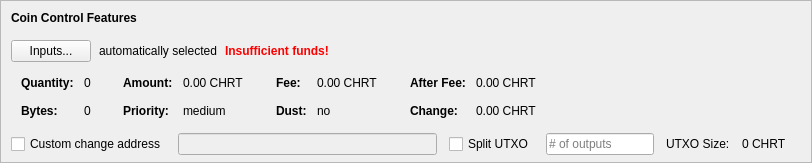
    <widget class="QFrame" name="frameCoinControl">
     <property name="sizePolicy">
      <sizepolicy hsizetype="Expanding" vsizetype="Expanding">
       <horstretch>0</horstretch>
       <verstretch>0</verstretch>
      </sizepolicy>
     </property>
     <property name="maximumSize">
      <size>
       <width>16777215</width>
       <height>16777215</height>
      </size>
     </property>
     <property name="frameShape">
      <enum>QFrame::StyledPanel</enum>
     </property>
     <property name="frameShadow">
      <enum>QFrame::Sunken</enum>
     </property>
     <layout class="QVBoxLayout" name="verticalLayoutCoinControl2">
      <property name="spacing">
       <number>0</number>
      </property>
      <property name="leftMargin">
       <number>0</number>
      </property>
      <property name="topMargin">
       <number>0</number>
      </property>
      <property name="rightMargin">
       <number>0</number>
      </property>
      <property name="bottomMargin">
       <number>6</number>
      </property>
      <item>
       <layout class="QVBoxLayout" name="verticalLayoutCoinControl" stretch="0,0,0,0,1">
        <property name="spacing">
         <number>0</number>
        </property>
        <property name="leftMargin">
         <number>10</number>
        </property>
        <property name="topMargin">
         <number>10</number>
        </property>
        <item>
         <layout class="QHBoxLayout" name="horizontalLayoutCoinControl1">
          <property name="bottomMargin">
           <number>15</number>
          </property>
          <item>
           <widget class="QLabel" name="labelCoinControlFeatures">
            <property name="sizePolicy">
             <sizepolicy hsizetype="Preferred" vsizetype="Maximum">
              <horstretch>0</horstretch>
              <verstretch>0</verstretch>
             </sizepolicy>
            </property>
            <property name="font">
             <font>
              <weight>75</weight>
              <bold>true</bold>
             </font>
            </property>
            <property name="styleSheet">
             <string notr="true">font-weight:bold;</string>
            </property>
            <property name="text">
             <string>Coin Control Features</string>
            </property>
           </widget>
          </item>
         </layout>
        </item>
        <item>
         <layout class="QHBoxLayout" name="horizontalLayoutCoinControl2" stretch="0,0,0,0">
          <property name="spacing">
           <number>8</number>
          </property>
          <property name="bottomMargin">
           <number>10</number>
          </property>
          <item>
           <widget class="QPushButton" name="pushButtonCoinControl">
            <property name="styleSheet">
             <string notr="true"/>
            </property>
            <property name="text">
             <string>Inputs...</string>
            </property>
            <property name="autoDefault">
             <bool>false</bool>
            </property>
           </widget>
          </item>
          <item>
           <widget class="QLabel" name="labelCoinControlAutomaticallySelected">
            <property name="text">
             <string>automatically selected</string>
            </property>
            <property name="margin">
             <number>5</number>
            </property>
           </widget>
          </item>
          <item>
           <widget class="QLabel" name="labelCoinControlInsuffFunds">
            <property name="font">
             <font>
              <weight>75</weight>
              <bold>true</bold>
             </font>
            </property>
            <property name="styleSheet">
             <string notr="true">color:red;font-weight:bold;</string>
            </property>
            <property name="text">
             <string>Insufficient funds!</string>
            </property>
            <property name="margin">
             <number>5</number>
            </property>
           </widget>
          </item>
          <item>
           <spacer name="horizontalSpacerCoinControl">
            <property name="orientation">
             <enum>Qt::Horizontal</enum>
            </property>
            <property name="sizeHint" stdset="0">
             <size>
              <width>40</width>
              <height>1</height>
             </size>
            </property>
           </spacer>
          </item>
         </layout>
        </item>
        <item>
         <widget class="QWidget" name="widgetCoinControl" native="true">
          <property name="sizePolicy">
           <sizepolicy hsizetype="Preferred" vsizetype="Preferred">
            <horstretch>0</horstretch>
            <verstretch>0</verstretch>
           </sizepolicy>
          </property>
          <property name="minimumSize">
           <size>
            <width>0</width>
            <height>0</height>
           </size>
          </property>
          <property name="styleSheet">
           <string notr="true"/>
          </property>
          <layout class="QHBoxLayout" name="horizontalLayoutCoinControl5">
           <property name="leftMargin">
            <number>0</number>
           </property>
           <property name="topMargin">
            <number>0</number>
           </property>
           <property name="rightMargin">
            <number>0</number>
           </property>
           <property name="bottomMargin">
            <number>0</number>
           </property>
           <item>
            <layout class="QHBoxLayout" name="horizontalLayoutCoinControl3" stretch="0,0,0,1">
             <property name="spacing">
              <number>20</number>
             </property>
             <property name="topMargin">
              <number>0</number>
             </property>
             <property name="bottomMargin">
              <number>10</number>
             </property>
             <item>
              <layout class="QFormLayout" name="formLayoutCoinControl1">
               <property name="horizontalSpacing">
                <number>10</number>
               </property>
               <property name="verticalSpacing">
                <number>14</number>
               </property>
               <property name="leftMargin">
                <number>10</number>
               </property>
               <property name="topMargin">
                <number>4</number>
               </property>
               <property name="rightMargin">
                <number>6</number>
               </property>
               <item row="0" column="0">
                <widget class="QLabel" name="labelCoinControlQuantityText">
                 <property name="font">
                  <font>
                   <weight>75</weight>
                   <bold>true</bold>
                  </font>
                 </property>
                 <property name="text">
                  <string>Quantity:</string>
                 </property>
                 <property name="margin">
                  <number>0</number>
                 </property>
                </widget>
               </item>
               <item row="0" column="1">
                <widget class="QLabel" name="labelCoinControlQuantity">
                 <property name="cursor">
                  <cursorShape>IBeamCursor</cursorShape>
                 </property>
                 <property name="contextMenuPolicy">
                  <enum>Qt::ActionsContextMenu</enum>
                 </property>
                 <property name="text">
                  <string notr="true">0</string>
                 </property>
                 <property name="margin">
                  <number>0</number>
                 </property>
                 <property name="textInteractionFlags">
                  <set>Qt::LinksAccessibleByMouse|Qt::TextSelectableByKeyboard|Qt::TextSelectableByMouse</set>
                 </property>
                </widget>
               </item>
               <item row="1" column="0">
                <widget class="QLabel" name="labelCoinControlBytesText">
                 <property name="font">
                  <font>
                   <weight>75</weight>
                   <bold>true</bold>
                  </font>
                 </property>
                 <property name="text">
                  <string>Bytes:</string>
                 </property>
                </widget>
               </item>
               <item row="1" column="1">
                <widget class="QLabel" name="labelCoinControlBytes">
                 <property name="cursor">
                  <cursorShape>IBeamCursor</cursorShape>
                 </property>
                 <property name="contextMenuPolicy">
                  <enum>Qt::ActionsContextMenu</enum>
                 </property>
                 <property name="text">
                  <string notr="true">0</string>
                 </property>
                 <property name="textInteractionFlags">
                  <set>Qt::LinksAccessibleByMouse|Qt::TextSelectableByKeyboard|Qt::TextSelectableByMouse</set>
                 </property>
                </widget>
               </item>
              </layout>
             </item>
             <item>
              <layout class="QFormLayout" name="formLayoutCoinControl2">
               <property name="horizontalSpacing">
                <number>10</number>
               </property>
               <property name="verticalSpacing">
                <number>14</number>
               </property>
               <property name="leftMargin">
                <number>6</number>
               </property>
               <property name="topMargin">
                <number>4</number>
               </property>
               <property name="rightMargin">
                <number>6</number>
               </property>
               <item row="0" column="0">
                <widget class="QLabel" name="labelCoinControlAmountText">
                 <property name="font">
                  <font>
                   <weight>75</weight>
                   <bold>true</bold>
                  </font>
                 </property>
                 <property name="text">
                  <string>Amount:</string>
                 </property>
                 <property name="margin">
                  <number>0</number>
                 </property>
                </widget>
               </item>
               <item row="0" column="1">
                <widget class="QLabel" name="labelCoinControlAmount">
                 <property name="cursor">
                  <cursorShape>IBeamCursor</cursorShape>
                 </property>
                 <property name="contextMenuPolicy">
                  <enum>Qt::ActionsContextMenu</enum>
                 </property>
                 <property name="text">
                  <string notr="true">0.00 CHRT</string>
                 </property>
                 <property name="textInteractionFlags">
                  <set>Qt::LinksAccessibleByMouse|Qt::TextSelectableByKeyboard|Qt::TextSelectableByMouse</set>
                 </property>
                </widget>
               </item>
               <item row="1" column="0">
                <widget class="QLabel" name="labelCoinControlPriorityText">
                 <property name="font">
                  <font>
                   <weight>75</weight>
                   <bold>true</bold>
                  </font>
                 </property>
                 <property name="text">
                  <string>Priority:</string>
                 </property>
                </widget>
               </item>
               <item row="1" column="1">
                <widget class="QLabel" name="labelCoinControlPriority">
                 <property name="cursor">
                  <cursorShape>IBeamCursor</cursorShape>
                 </property>
                 <property name="contextMenuPolicy">
                  <enum>Qt::ActionsContextMenu</enum>
                 </property>
                 <property name="text">
                  <string>medium</string>
                 </property>
                 <property name="textInteractionFlags">
                  <set>Qt::LinksAccessibleByMouse|Qt::TextSelectableByKeyboard|Qt::TextSelectableByMouse</set>
                 </property>
                </widget>
               </item>
              </layout>
             </item>
             <item>
              <layout class="QFormLayout" name="formLayoutCoinControl3">
               <property name="horizontalSpacing">
                <number>10</number>
               </property>
               <property name="verticalSpacing">
                <number>14</number>
               </property>
               <property name="leftMargin">
                <number>6</number>
               </property>
               <property name="topMargin">
                <number>4</number>
               </property>
               <property name="rightMargin">
                <number>6</number>
               </property>
               <item row="0" column="0">
                <widget class="QLabel" name="labelCoinControlFeeText">
                 <property name="font">
                  <font>
                   <weight>75</weight>
                   <bold>true</bold>
                  </font>
                 </property>
                 <property name="text">
                  <string>Fee:</string>
                 </property>
                 <property name="margin">
                  <number>0</number>
                 </property>
                </widget>
               </item>
               <item row="0" column="1">
                <widget class="QLabel" name="labelCoinControlFee">
                 <property name="cursor">
                  <cursorShape>IBeamCursor</cursorShape>
                 </property>
                 <property name="contextMenuPolicy">
                  <enum>Qt::ActionsContextMenu</enum>
                 </property>
                 <property name="text">
                  <string notr="true">0.00 CHRT</string>
                 </property>
                 <property name="textInteractionFlags">
                  <set>Qt::LinksAccessibleByMouse|Qt::TextSelectableByKeyboard|Qt::TextSelectableByMouse</set>
                 </property>
                </widget>
               </item>
               <item row="1" column="0">
                <widget class="QLabel" name="labelCoinControlLowOutputText">
                 <property name="font">
                  <font>
                   <weight>75</weight>
                   <bold>true</bold>
                  </font>
                 </property>
                 <property name="text">
                  <string>Dust:</string>
                 </property>
                </widget>
               </item>
               <item row="1" column="1">
                <widget class="QLabel" name="labelCoinControlLowOutput">
                 <property name="cursor">
                  <cursorShape>IBeamCursor</cursorShape>
                 </property>
                 <property name="contextMenuPolicy">
                  <enum>Qt::ActionsContextMenu</enum>
                 </property>
                 <property name="text">
                  <string>no</string>
                 </property>
                 <property name="textInteractionFlags">
                  <set>Qt::LinksAccessibleByMouse|Qt::TextSelectableByKeyboard|Qt::TextSelectableByMouse</set>
                 </property>
                </widget>
               </item>
              </layout>
             </item>
             <item>
              <layout class="QFormLayout" name="formLayoutCoinControl4">
               <property name="horizontalSpacing">
                <number>10</number>
               </property>
               <property name="verticalSpacing">
                <number>14</number>
               </property>
               <property name="leftMargin">
                <number>6</number>
               </property>
               <property name="topMargin">
                <number>4</number>
               </property>
               <property name="rightMargin">
                <number>6</number>
               </property>
               <item row="0" column="0">
                <widget class="QLabel" name="labelCoinControlAfterFeeText">
                 <property name="font">
                  <font>
                   <weight>75</weight>
                   <bold>true</bold>
                  </font>
                 </property>
                 <property name="text">
                  <string>After Fee:</string>
                 </property>
                 <property name="margin">
                  <number>0</number>
                 </property>
                </widget>
               </item>
               <item row="0" column="1">
                <widget class="QLabel" name="labelCoinControlAfterFee">
                 <property name="cursor">
                  <cursorShape>IBeamCursor</cursorShape>
                 </property>
                 <property name="contextMenuPolicy">
                  <enum>Qt::ActionsContextMenu</enum>
                 </property>
                 <property name="text">
                  <string notr="true">0.00 CHRT</string>
                 </property>
                 <property name="textInteractionFlags">
                  <set>Qt::LinksAccessibleByMouse|Qt::TextSelectableByKeyboard|Qt::TextSelectableByMouse</set>
                 </property>
                </widget>
               </item>
               <item row="1" column="0">
                <widget class="QLabel" name="labelCoinControlChangeText">
                 <property name="font">
                  <font>
                   <weight>75</weight>
                   <bold>true</bold>
                  </font>
                 </property>
                 <property name="text">
                  <string>Change:</string>
                 </property>
                </widget>
               </item>
               <item row="1" column="1">
                <widget class="QLabel" name="labelCoinControlChange">
                 <property name="cursor">
                  <cursorShape>IBeamCursor</cursorShape>
                 </property>
                 <property name="contextMenuPolicy">
                  <enum>Qt::ActionsContextMenu</enum>
                 </property>
                 <property name="text">
                  <string notr="true">0.00 CHRT</string>
                 </property>
                 <property name="textInteractionFlags">
                  <set>Qt::LinksAccessibleByMouse|Qt::TextSelectableByKeyboard|Qt::TextSelectableByMouse</set>
                 </property>
                </widget>
               </item>
              </layout>
             </item>
            </layout>
           </item>
          </layout>
         </widget>
        </item>
        <item>
         <layout class="QHBoxLayout" name="horizontalLayoutCoinControl4" stretch="0,0,0,0,0,0,0">
          <property name="spacing">
           <number>12</number>
          </property>
          <property name="sizeConstraint">
           <enum>QLayout::SetDefaultConstraint</enum>
          </property>
          <property name="topMargin">
           <number>5</number>
          </property>
          <property name="rightMargin">
           <number>5</number>
          </property>
          <item>
           <widget class="QCheckBox" name="checkBoxCoinControlChange">
            <property name="toolTip">
             <string>If this is activated, but the change address is empty or invalid, change will be sent to a newly generated address.</string>
            </property>
            <property name="text">
             <string>Custom change address</string>
            </property>
           </widget>
          </item>
          <item>
           <widget class="QValidatedLineEdit" name="lineEditCoinControlChange">
            <property name="enabled">
             <bool>false</bool>
            </property>
            <property name="sizePolicy">
             <sizepolicy hsizetype="Expanding" vsizetype="Fixed">
              <horstretch>0</horstretch>
              <verstretch>0</verstretch>
             </sizepolicy>
            </property>
           </widget>
          </item>
          <item>
           <widget class="QCheckBox" name="splitBlockCheckBox">
            <property name="text">
             <string>Split UTXO</string>
            </property>
           </widget>
          </item>
          <item>
           <widget class="QLineEdit" name="splitBlockLineEdit">
            <property name="sizePolicy">
             <sizepolicy hsizetype="Fixed" vsizetype="Fixed">
              <horstretch>50</horstretch>
              <verstretch>0</verstretch>
             </sizepolicy>
            </property>
            <property name="placeholderText">
             <string># of outputs</string>
            </property>
           </widget>
          </item>
          <item>
           <widget class="QLabel" name="labelBlockSizeText">
            <property name="text">
             <string>UTXO Size:</string>
            </property>
           </widget>
          </item>
          <item>
           <widget class="QLabel" name="labelBlockSize">
            <property name="text">
             <string>0 CHRT</string>
            </property>
           </widget>
          </item>
          <item>
           <widget class="QLabel" name="labelCoinControlChangeLabel">
            <property name="sizePolicy">
             <sizepolicy hsizetype="Preferred" vsizetype="Expanding">
              <horstretch>0</horstretch>
              <verstretch>0</verstretch>
             </sizepolicy>
            </property>
            <property name="minimumSize">
             <size>
              <width>0</width>
              <height>0</height>
             </size>
            </property>
            <property name="text">
             <string/>
            </property>
            <property name="margin">
             <number>3</number>
            </property>
           </widget>
          </item>
         </layout>
        </item>
        <item>
         <spacer name="verticalSpacerCoinControl">
          <property name="orientation">
           <enum>Qt::Vertical</enum>
          </property>
          <property name="sizeHint" stdset="0">
           <size>
            <width>800</width>
            <height>1</height>
           </size>
          </property>
         </spacer>
        </item>
       </layout>
      </item>
     </layout>
    </widget>
